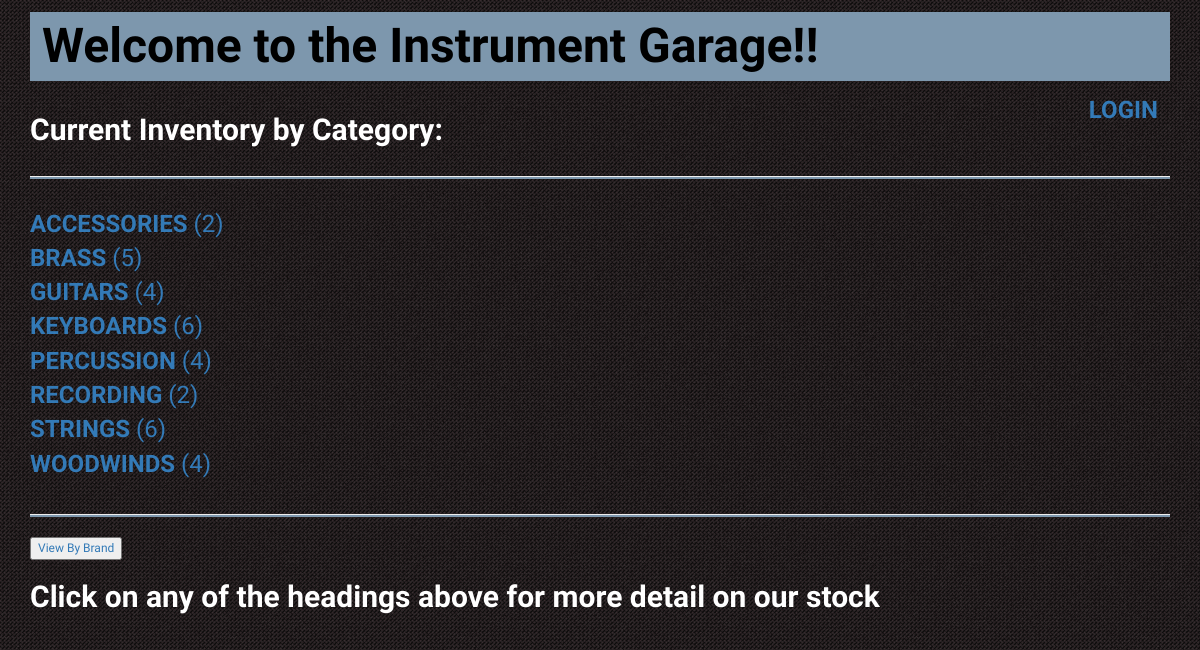
The page /thegarage on the database its author committed.
### create_db.py (models this page shows, shortened)
class Category(Base):
    __tablename__ = 'category'
    id = Column(Integer, primary_key=True)
    name = Column(String(250), nullable=False)

### catalog.py (the view)
@app.route('/')
@app.route('/thegarage')
def showMain():
    query = "SELECT cat.id, cat.name, COUNT(inst.id) AS total "
    query += "FROM category cat JOIN instrument inst ON "
    query += "cat.id = inst.category_id GROUP BY cat.id, cat.name "
    query += "ORDER BY cat.name"
    totals = session.execute(query)
    menu_heading = "Current Inventory by Category:"
    if 'username' in login_session:
        return render_template('main.html', menu_heading=menu_heading,
                               totals=totals,
                               username=login_session['username'])
    else:
        return render_template('public_main.html', menu_heading=menu_heading,
                               totals=totals)

### templates/public_main.html (shortened to what this page needs)
<!DOCTYPE html>
<html>
<head>
  {% block head %}
      <link rel="stylesheet" type = "text/css" href= "{{ url_for('static',filename='styles/bootstrap.min.css') }}">
      <link rel="stylesheet" type = "text/css" href= "{{ url_for('static',filename='styles/style.css') }}">
  {% endblock %}
</head>
<body>
  <div class="container">
    {% block banner %}
    <div class="banner">
      <a class="greeting" href="/">Welcome to the Instrument Garage!!</a>
    </div>
    {% endblock %}
    {% block header %}
    <div class="row header">
      <div class="col-xs-8 col-sm-8 col-md-9 inv_msg">
        <h2>{{menu_heading}}</h2>
      </div>
    <div class="col-xs-4 col-sm-4 col-md-3 login_panel">
      <a class = "login_control" href="/login">LOGIN</a>
    </div>
    </div>
    {% endblock %}
    {% block content %}
    <hr>
    <table class="main_table">
      {% for inv in totals %}
        <tbody>
          <tr><td><a class="maincat" href ="{{url_for('showCategory', category_id = inv[0]  )}}" >{{inv[1]}} </a><a>({{inv[2]}})</a></td></tr>
		    </tbody>
      {% endfor %}
    </table>
    <hr>
    <a href="/bybrand" class="brand_view"><input type='submit' value="View By Brand"></a>
    <h2>Click on any of the headings above for more detail on our stock</h2>
    {% endblock %}
  </div>
</body>
</html>

### static/styles/style.css (style rules this page uses)
* { font-family: 'Rajdhani', sans-serif; color: white; }
body { background-image: url("dark-canvas.gif"); }
h2 { font-family: 'Rajdhani', sans-serif; font-weight: bold; }
hr { background-color: #7d97ad; height: 2px; }
.banner { background-color: #7d97ad; margin-top: 1vmax; }
.brand_view { font-size: 1vw; }
.greeting { color: black; font-size: 4vw; font-weight: bold; padding-left: 1vw; text-decoration: none; }
.login_panel { padding-top: 1vw; text-align: right; }
.inv_msg { padding-top: 1vw; }
.login_control { font-size: 2vmax; font-weight: bold; padding-right: 1vw; }
.main_table { margin-bottom: 1vmin; margin-top: 1vmin; display: inline-block; font-size: 2vw; }
.maincat, .mainbrand { font-family: 'Rajdhani', sans-serif; font-weight: bold; text-transform: uppercase; }

### rows shown on the page
Category: name "ACCESSORIES", id "2"
Category: name "BRASS", inv "5"
Category: name "GUITARS", inv "4"
Category: name "KEYBOARDS", inv "6"
Category: name "PERCUSSION", inv "4"
Category: name "RECORDING", inv "2"
Category: name "STRINGS", inv "6"
Category: name "WOODWINDS", inv "4"

### other values the page prints
{{ menu_heading }} "Current Inventory by Category:"
